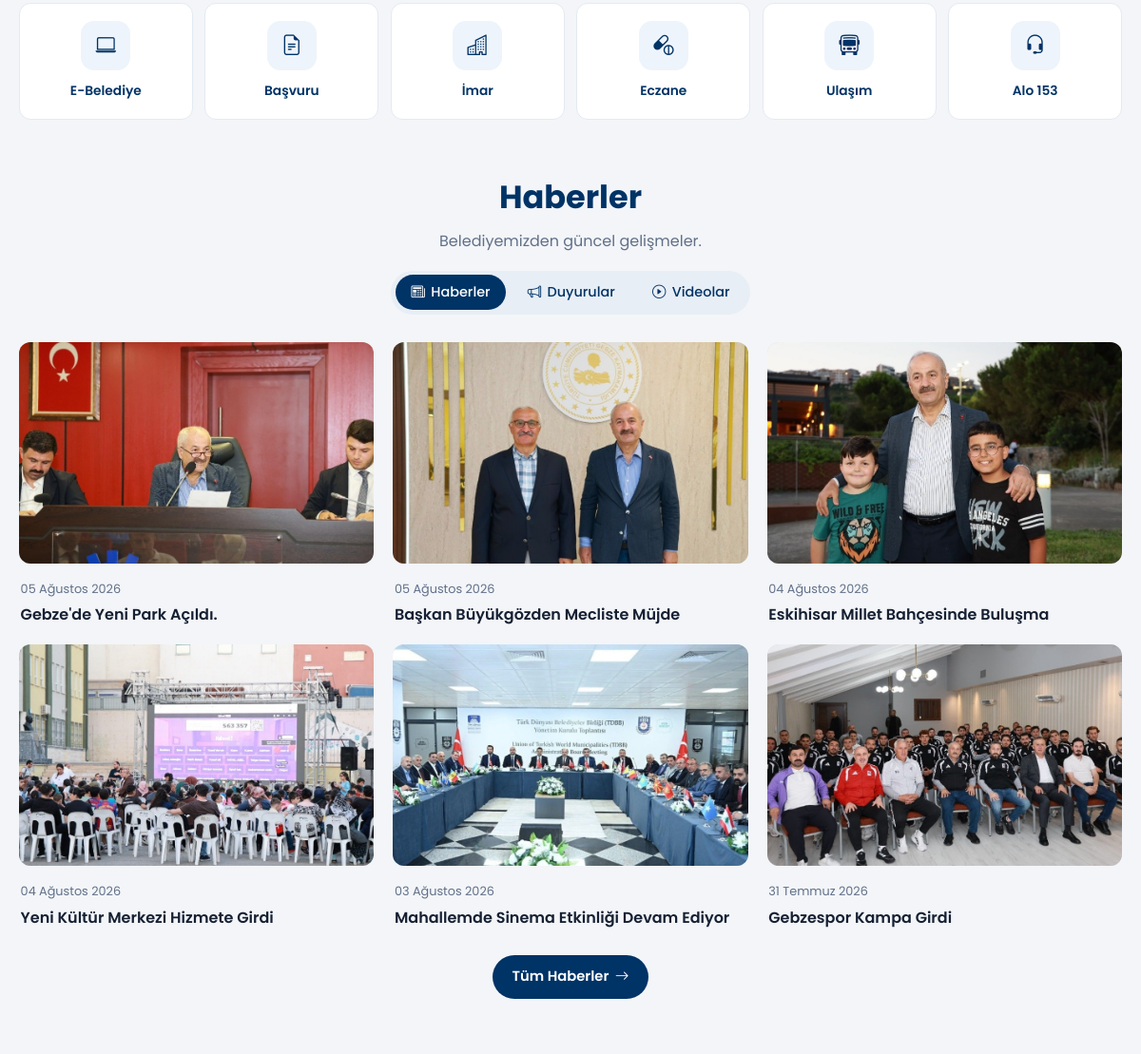
Before: / (middle part) with the older database file.
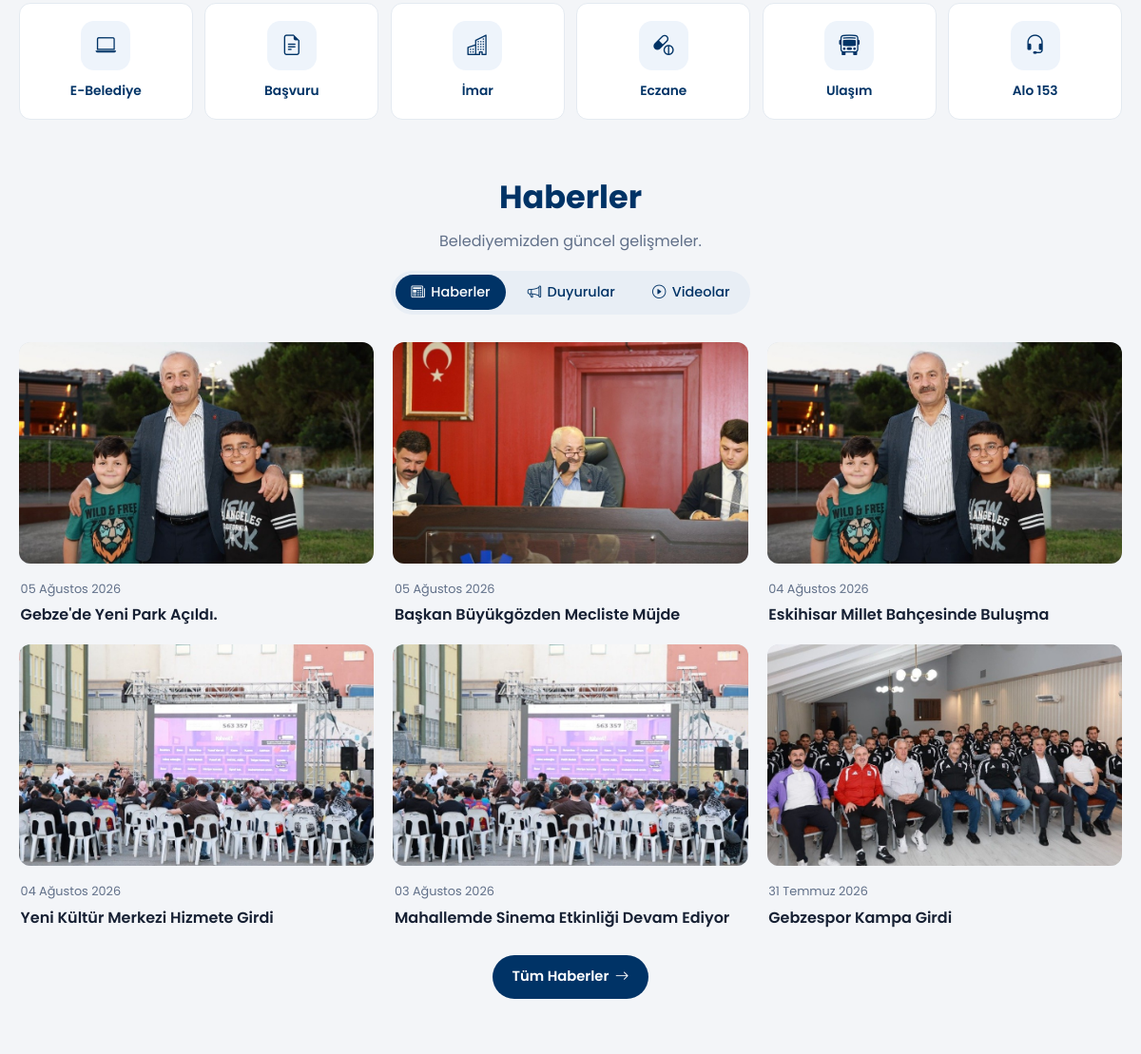
After: the same page with the newer database file.
### tables this page shows
CREATE TABLE `haberler` (
  `id` int(11) NOT NULL,
  `baslik` varchar(255) NOT NULL,
  `icerik` text NOT NULL,
  `resim` varchar(255) NOT NULL,
  `tarih` datetime NOT NULL
);

### includes/init.php (called while the page is built, shortened)
<?php
if (!function_exists('trTarih')) {
    function trTarih(string $tarih, ?array $aylar = null): string {
        static $defaultAylar = [
            1 => 'Ocak', 2 => 'Şubat', 3 => 'Mart', 4 => 'Nisan',
            5 => 'Mayıs', 6 => 'Haziran', 7 => 'Temmuz', 8 => 'Ağustos',
            9 => 'Eylül', 10 => 'Ekim', 11 => 'Kasım', 12 => 'Aralık'
        ];
        $aylar = $aylar ?? $defaultAylar;
        $ts = strtotime($tarih);
        return date('d', $ts) . ' ' . $aylar[(int) date('n', $ts)] . ' ' . date('Y', $ts);
    }
}

### index.php (the view, shortened to what this page needs)
<?php
include 'includes/db.php';
require_once 'includes/init.php';
$stmt = $conn->query("SELECT * FROM haberler ORDER BY tarih DESC LIMIT 6");
$haberler = $stmt->fetchAll(PDO::FETCH_ASSOC);
$hizmetler = [
    ['icon' => 'bi-laptop', 'baslik' => 'E-Belediye', 'href' => '#'],
    ['icon' => 'bi-file-earmark-text', 'baslik' => 'Başvuru', 'href' => '#'],
    ['icon' => 'bi-buildings', 'baslik' => 'İmar', 'href' => '#'],
    ['icon' => 'bi-capsule-pill', 'baslik' => 'Eczane', 'href' => '#'],
    ['icon' => 'bi-bus-front', 'baslik' => 'Ulaşım', 'href' => '#'],
    ['icon' => 'bi-headset', 'baslik' => 'Alo 153', 'href' => '#'],
];
include 'includes/header.php';
?>
    <section class="hizli-erisim">
        <div class="container">
            <div class="hizli-grid">
                <?php foreach ($hizmetler as $hizmet): ?>
                    <a class="hizli-item" href="<?php echo $hizmet['href']; ?>">
                        <span class="hizli-icon" aria-hidden="true">
                            <i class="bi <?php echo htmlspecialchars($hizmet['icon']); ?>"></i>
                        </span>
                        <span><?php echo htmlspecialchars($hizmet['baslik']); ?></span>
                    </a>
                <?php endforeach; ?>
            </div>
        </div>
    </section>
    <section class="haber-bolumu" id="haberler">
        <div class="container">
            <header class="section-header">
                <h2 id="sectionTitle">Haberler</h2>
                <p id="sectionDesc">Belediyemizden güncel gelişmeler.</p>
                <div class="tab-group" role="tablist">
                    <button type="button" class="tab-btn is-active" data-tab="haber-panel" data-title="Haberler" data-desc="Belediyemizden güncel gelişmeler." role="tab" aria-selected="true">
                        <i class="bi bi-newspaper"></i> Haberler
                    </button>
                    <button type="button" class="tab-btn" data-tab="duyuru-panel" data-title="Duyurular" data-desc="Önemli duyuru ve ilanları buradan takip edin." role="tab" aria-selected="false">
                        <i class="bi bi-megaphone"></i> Duyurular
                    </button>
                    <button type="button" class="tab-btn" data-tab="video-panel" data-title="Videolar" data-desc="Belediyemizin video arşivinden seçmeler." role="tab" aria-selected="false">
                        <i class="bi bi-play-circle"></i> Videolar
                    </button>
                </div>
            </header>
            <div class="tab-panel is-active" id="haber-panel" role="tabpanel">
                <div class="haber-grid">
                    <?php if (count($haberler) > 0): ?>
                        <?php foreach ($haberler as $i => $haber): ?>
                            <?php $img = !empty($haber['resim']) ? $haber['resim'] : 'img/haberler/haber-' . (($i % 6) + 1) . '.jpg'; ?>
                            <article class="haber-kart">
                                <a href="pages/haberler.php" class="haber-gorsel">
                                    <img src="<?php echo htmlspecialchars($img); ?>" alt="<?php echo htmlspecialchars($haber['baslik']); ?>" loading="lazy">
                                </a>
                                <div class="haber-meta">
                                    <time datetime="<?php echo htmlspecialchars($haber['tarih']); ?>">
                                        <?php echo trTarih($haber['tarih']); ?>
                                    </time>
                                    <h3><a href="pages/haberler.php"><?php echo htmlspecialchars($haber['baslik']); ?></a></h3>
                                </div>
                            </article>
                        <?php endforeach; ?>
                    <?php else: ?>
                        <p class="bos-mesaj">Henüz haber eklenmemiş.</p>
                    <?php endif; ?>
                </div>
                <div class="section-actions">
                    <a href="pages/haberler.php" class="btn-outline">Tüm Haberler <i class="bi bi-arrow-right"></i></a>
                </div>
            </div>
        </div>
    </section>
<?php include 'includes/footer.php'; ?>

Changed rows visible on the page:
changed haberler "Gebze'de Yeni Park Açıldı.": resim: picture added in place of a placeholder
changed haberler "Başkan Büyükgözden Mecliste Müjde": resim: picture added in place of a placeholder
changed haberler "Mahallemde Sinema Etkinliği Devam Ediyor": resim: picture added in place of a placeholder
